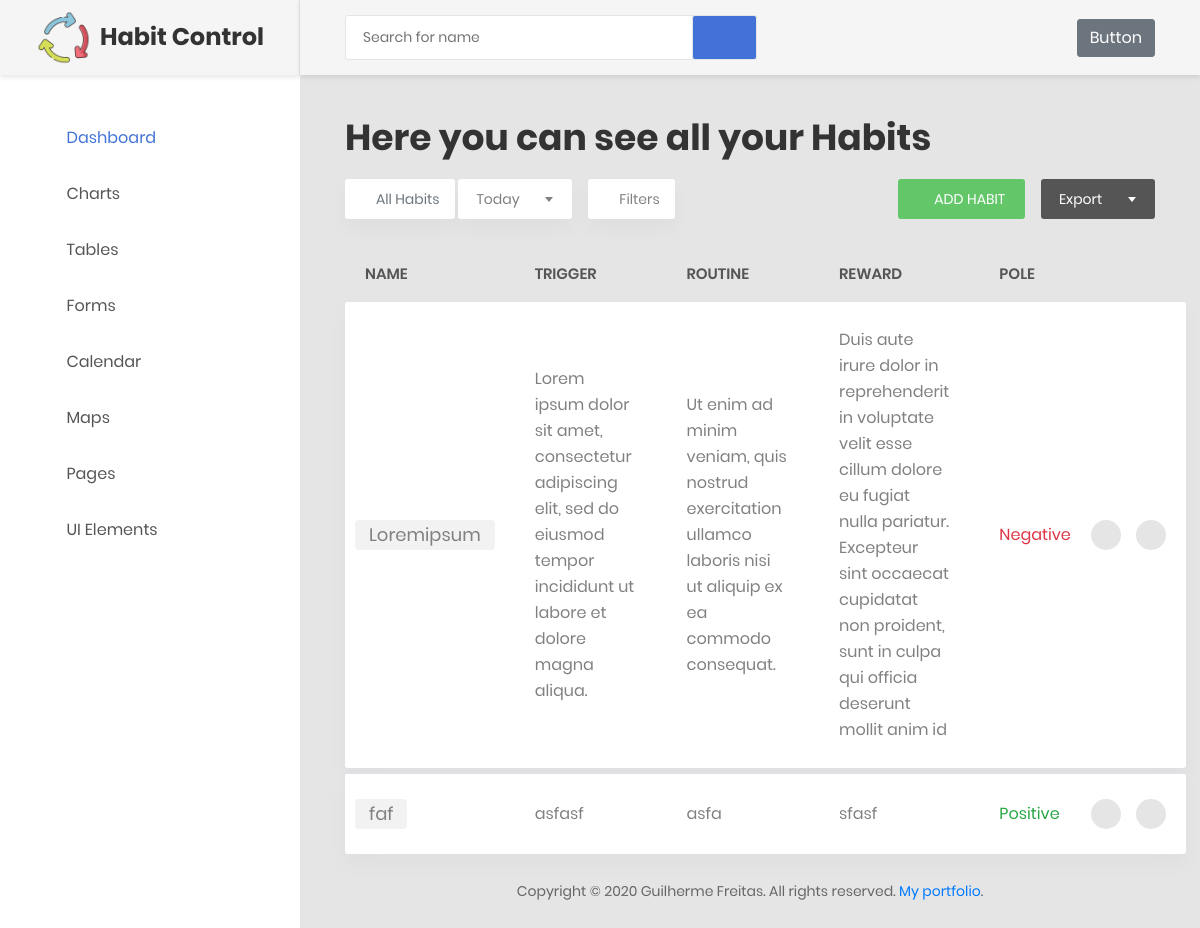
/, run on an earlier commit of the app's database.
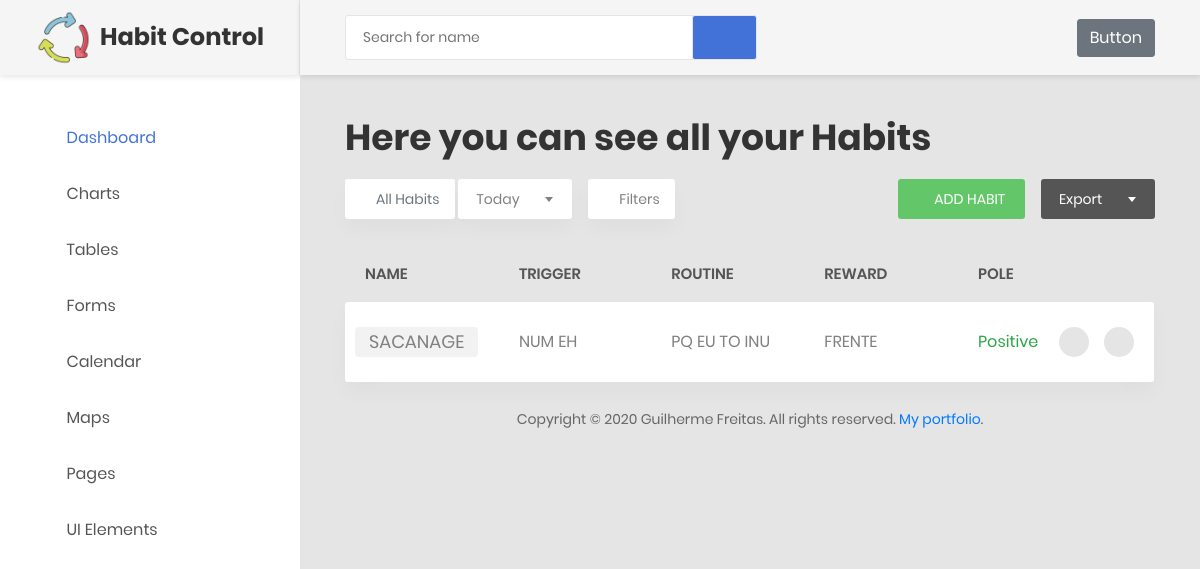
And on a later commit of the database.
### habit/models.py (models this page shows)
class Habit(models.Model):
    name = models.CharField(max_length=20, blank=False, null=False)
    trigger = models.TextField(max_length=200)
    routine = models.TextField(max_length=200)
    reward = models.TextField(max_length=200)
    good = models.BooleanField(blank=False, null=False)

### habit/views.py (the view)
# urls.py: 2. Add a URL to urlpatterns:  path('', views.home, name='home')
class home(ListView):
    model = Habit
    template_name = 'home.html'

### habit/templates/home.html (shortened to what the changed rows need)
{% extends 'base.html' %}
{% load static %}
    {% block import-css %}
        <link href=" {% static 'css/index.css' %}" rel="stylesheet" media="all">
    {% endblock %}
    {% block content %}
        <h1 class="title">Here you can see all your Habits</h1>
        <div class="table-responsive table-responsive-data2">
            <table class="table table-data2">
                <thead>
                    <tr>
                        <th><span class="Title-column">Name</span></th>
                        <th><span class="Title-column">Trigger</span></th>
                        <th><span class="Title-column">Routine</span></th>
                        <th><span class="Title-column">Reward</span></th>
                        <th><span class="Title-column">Pole</span></th>
                        <th></th>
                    </tr>
                </thead>
                {% for habit in object_list %}
                    <tbody>
                        <tr class="tr-shadow ordinary_row">
                                <td>
                                    <span class="block-email rounded ">{{habit.name}}</span>
                                </td>
                                <td>{{habit.trigger}}</td>
                                <td >{{habit.routine}}</td>
                                <td>{{habit.reward}}</td>
                                <td>
                                        {% if habit.good %}
                                        <span class="text-success"> Positive </span>
                                        {% else %}
                                            <span class="text-danger"> Negative </span>
                                        {% endif %}
                                </td>
                                <td>
                                    <div class="table-data-feature">
                                        <button class="item" data-toggle="tooltip" data-placement="top" title="Edit" >
                                            <a href="{% url 'update_habit' pk=habit.pk %}">
                                                <i class="zmdi zmdi-edit"></i>
                                            </a>
                                        </button>
                                        <button class="item button_delete" title="Delete" data-toggle="modal" data-target="#exampleModalCenter">
                                                <i class="zmdi zmdi-delete"></i>
                                        </button>
                                    </div>
                                </td>
                            </div>
                        <tr class="spacer"></tr>
                {% endfor %}
        </div>
    {% endblock %}

What changed in the data, as far as the page shows it:
removed Habit: name "Loremipsum", trigger "Lorem ipsum dolor sit amet, consectetur adipiscing elit, sed do eiusmod tempor incididunt ut labore et dolore magna aliqua.", routine "Ut enim ad minim veniam, quis nostrud exercitation ullamco laboris nisi ut aliquip ex ea commodo consequat.", reward "Duis aute irure dolor in reprehenderit in voluptate velit esse cillum dolore eu fugiat nulla pariatur. Excepteur sint occaecat cupidatat non proident, sunt in culpa qui officia deserunt mollit anim id", good "Negative"
removed Habit: name "faf", trigger "asfasf", routine "asfa", reward "sfasf", good "Positive"
added Habit: name "SACANAGE", trigger "NUM EH", routine "PQ EU TO INU", reward "FRENTE", good "Positive"
